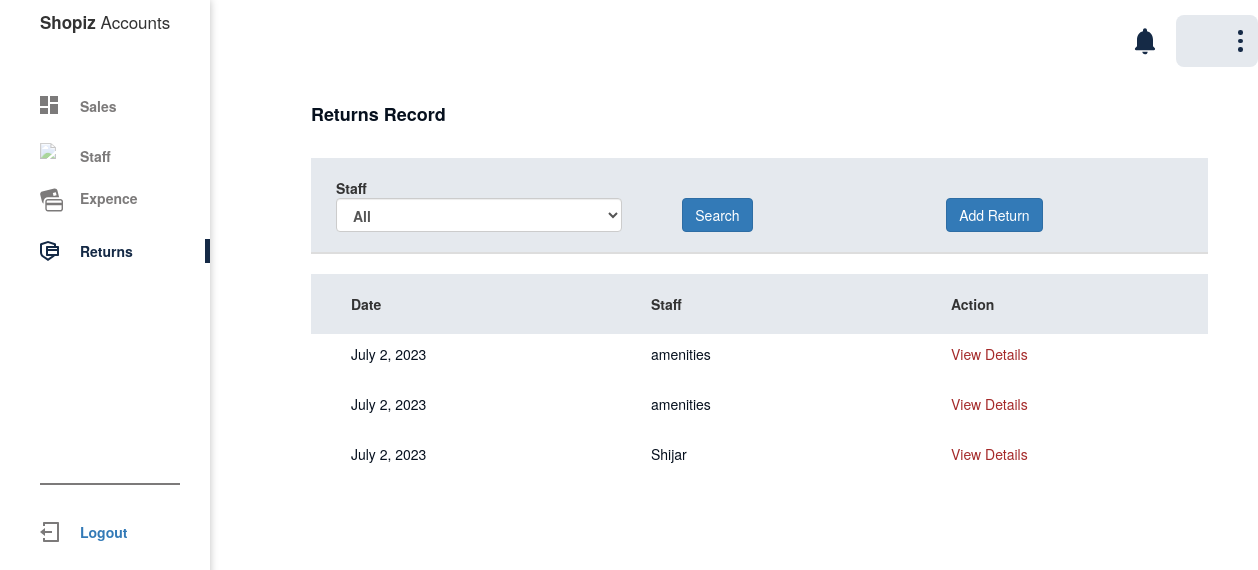
Page /returns (signed in) on the earlier database version.
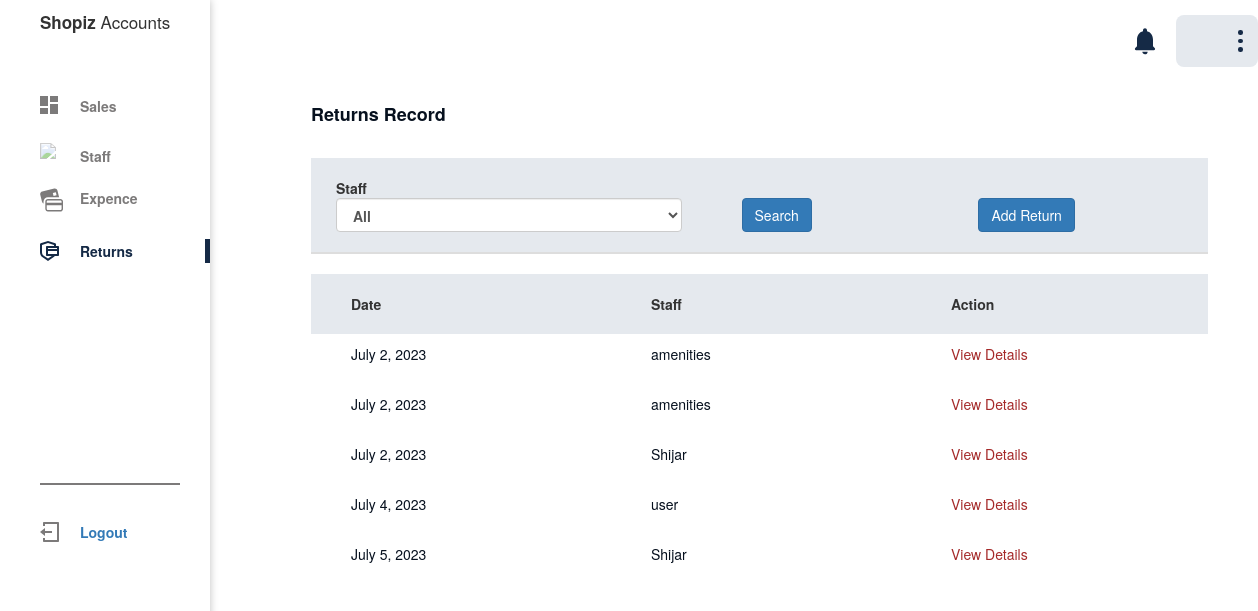
Same page on the later database version.
### user_app/models.py (models this page shows)
class Returns(models.Model):
    Date = models.DateField(auto_now_add=True)
    Staff  = models.ForeignKey(Staffs, on_delete=models.CASCADE)
    Description = models.TextField()
    class Meta:
        db_table = 'Returns'

class Staffs(models.Model):
    firstName = models.CharField(max_length=30)
    lastName = models.CharField(max_length=30)
    email = models.EmailField(max_length=50)
    gender = models.CharField(max_length=10)
    phoneNumber = models.CharField(max_length=20)
    address = models.CharField(max_length=250)
    profile_picture = models.FileField(upload_to='profile_picture')
    attachment = models.FileField(upload_to='attachments')
    status = models.BooleanField(default=True)
    access = models.BooleanField(default=True)
    shift = models.CharField(max_length=20)
    class Meta:
        db_table = 'staffs'

### user_app/views.py (the view, shortened to what this page needs)
# urls.py: path('returns', views.returns, name='return'),
def returns(request):
    if request.session.get('user_role') == 'admin':
        filter = request.GET.get('filter')
        data = models.Returns.objects.all()
        if filter is not None and filter != 'all':
            data = data.filter(Staff = filter)
        staffs = models.Staffs.objects.all()
    else:
        data = models.Returns.objects.filter(Staff = request.session.get('user_id'))
        staffs = models.Staffs.objects.filter(id = request.session.get('user_id'))
    return render(request, 'admin/returns.html', {'staffs': staffs, 'data': data,})

### template/admin/returns.html (shortened to what this page needs)
{% extends 'admin/admin_home.html' %}
{% load static %}
{% block content %}
<head>
    <link rel="stylesheet" href="//netdna.bootstrapcdn.com/bootstrap/3.1.1/css/bootstrap.min.css">
    <link rel="stylesheet" href="{% static 'css/expences.css' %}">
</head>
<div class="content" style="padding: 0 50px 0 0;">
    {% with user_role=request.session.user_role %}
    <div class="table-con" style="overflow: hidden;">
        <div class="heading">
            <div class="title">Returns Record</div>
            <div class="row">
                <form action="" method="get">
                <table class="table">
                    <thead>
                        <tr class="filters">
                            {% if user_role == 'admin' %}
                            <th>Staff
                                <select name="filter" class="form-control">
                                    <option value="all">All</option>
                                </select>
                            </th>
                            <th>
                                <button type="submit" class="btn btn-primary">Search</button>
                            </th>
                            {% endif %}
                            <th>
                                <button class="btn btn-primary" onclick="add_return()">Add Return</button>
                            </th>
                        </tr>
                    </thead>
                </table>
            </form>
            </div>
        </div>
        <table>
            <thead>
                <tr>
                    <th style="max-width: 350px; min-width: 300px;">Date</th>
                    <th style="max-width: 350px; min-width: 300px;">Staff</th>
                    <th style="max-width: 350px; min-width: 300px;">Action</th>
                </tr>
            </thead>
            <tbody>
                {% if data|length == 0 %}
                <tr>
                    <td colspan="3" align="center">No Record Found</td>
                </tr>
                {% else %}
                {% for data in data %}
                <tr class="row">
                    <td class="date" style="max-width: 350px; min-width: 300px;">
                        <p>{{data.Date}}</p>
                    </td>
                    <td class="name" style="max-width: 350px; min-width: 300px;">
                        <p>{{data.Staff.firstName}}</p>
                    </td>
                    <td class="name" style="max-width: 350px; min-width: 300px;">
                        <p><a style="color: brown;" onclick="itemCliked({{forloop.counter}})">View Details</a></p>
                    </td>
                </tr>
                {% endfor %}
                {% endif %}
            </tbody>
        </table>
    </div>
</div>
{% endwith %}
{% endblock %}

Differences in the rows shown:
added Returns: Date "July 4, 2023", Staff.firstName "user"
added Returns: Date "July 5, 2023", Staff.firstName "Shijar"
